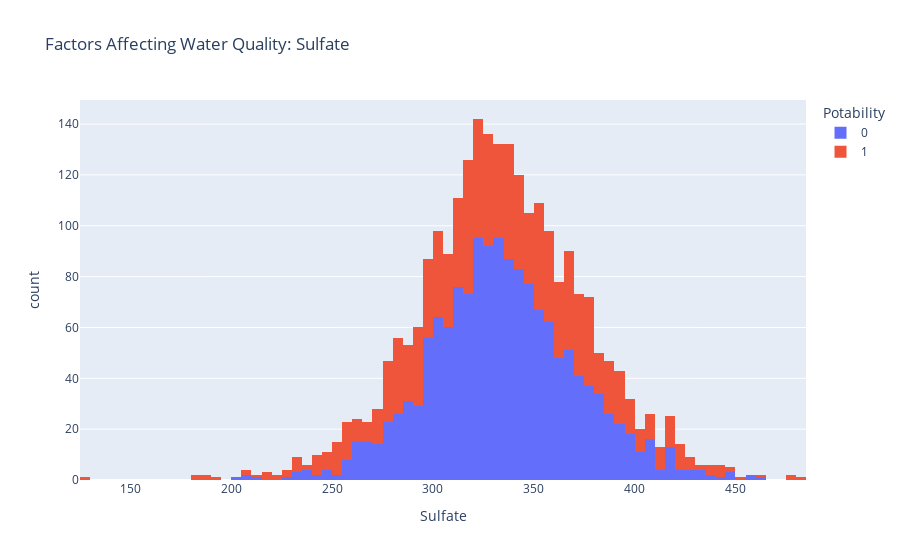

The notebook cell this image was saved under:
### Markdown cell above
Cloramin và clo là chất khử trùng được sử dụng trong hệ thống nước công cộng.

### Code cell
figure = px.histogram(data, x = "Sulfate", 
                      color = "Potability", 
                      title= "Factors Affecting Water Quality: Sulfate")
figure.show()

### Figure 1 — Plotly figure (JSON) as saved in the notebook; plotly's stock layout.template omitted (floating-point values rounded to 4 significant figures; data arrays with more than 128 entries replaced by an {"elided": "..."} marker saying what was removed)
{"data": [{"alignmentgroup": "True", "bingroup": "x", "hovertemplate": "Potability=0<br>Sulfate=%{x}<br>count=%{y}<extra></extra>", "legendgroup": "0", "marker": {"color": "#636efa", "pattern": {"shape": ""}}, "name": "0", "offsetgroup": "0", "orientation": "v", "showlegend": true, "type": "histogram", "x": {"elided": "1998 float values"}, "xaxis": "x", "yaxis": "y"}, {"alignmentgroup": "True", "bingroup": "x", "hovertemplate": "Potability=1<br>Sulfate=%{x}<br>count=%{y}<extra></extra>", "legendgroup": "1", "marker": {"color": "#EF553B", "pattern": {"shape": ""}}, "name": "1", "offsetgroup": "1", "orientation": "v", "showlegend": true, "type": "histogram", "x": {"elided": "1278 float values"}, "xaxis": "x", "yaxis": "y"}], "layout": {"autosize": true, "barmode": "relative", "legend": {"title": {"text": "Potability"}, "tracegroupgap": 0}, "title": {"text": "Factors Affecting Water Quality: Sulfate"}, "xaxis": {"anchor": "y", "autorange": true, "domain": [0, 1], "range": [125, 485], "title": {"text": "Sulfate"}, "type": "linear"}, "yaxis": {"anchor": "x", "autorange": true, "domain": [0, 1], "range": [0, 149.5], "title": {"text": "count"}}}}
